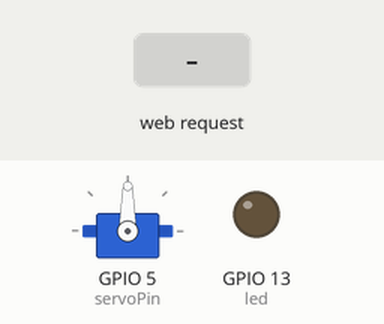
The sketch below on a simulated ESP8266 (NodeMCU). Parts: servo, output pins drawn as LEDs (lit = HIGH). The inputs (shaded band) are chosen by the test bench. WiFi joins after 1.5 s; servers stay silent unless stated; what the sketch prints to the serial monitor is not drawn.

Above: at 7.7 s.
7.8 s: HTTP request GET /press1 received
At 11.75 s:
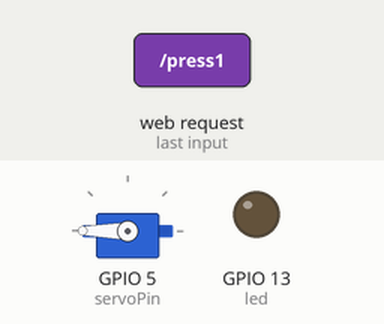
13.3 s: HTTP request GET /press0 received
At 18.05 s:
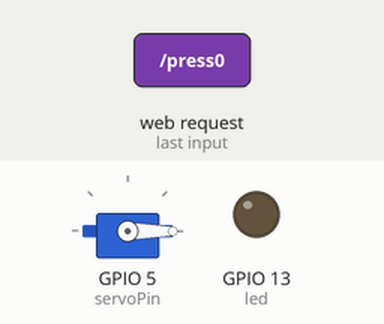
Timing chart, 0 to 19.6 s (numbered marks = the images above; inputs shaded):
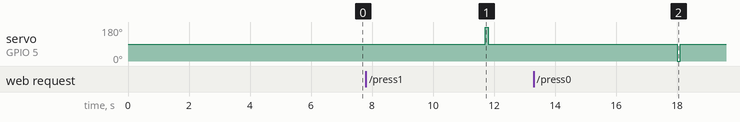

Measured:
- after the input at 7.8 s, servo on GPIO 5 (servoPin): 90° → 180° after 3.9 s, → 90° 0.10 s later
- after the input at 13.3 s, servo on GPIO 5 (servoPin): 90° → 0° after 4.7 s, → 90° 0.10 s later

The sketch:

Node.ino
```cpp
#include <Servo.h>
#include <ESP8266WiFi.h>
#include <ESP8266WebServer.h>
#include <ESP8266mDNS.h>
#include <ESP8266HTTPClient.h>
#include <WiFiClient.h>


#ifndef STASSID
#define STASSID "IU PublicNet"
#define STAPSK NULL
#endif

const char* ssid = STASSID;
const char* pass = STAPSK;
const uint8_t servoPin = 5;
const int led = 13;
bool debug = false;
int httpCode;
int floor_code;
String payload;

Servo servo;
ESP8266WebServer server(80);
HTTPClient http;
WiFiClient wifi;


void handleRoot() {
  digitalWrite(led, 1);
  server.send(200, "text/plain", "root\r\n");
  digitalWrite(led, 0);
}

void handleNotFound() {
  digitalWrite(led, 1);
  String message = "File Not Found\n\n";
  message += "URI: ";
  message += server.uri();
  message += "\nMethod: ";
  message += (server.method() == HTTP_GET) ? "GET" : "POST";
  message += "\nArguments: ";
  message += server.args();
  message += "\n";
  for (uint8_t i = 0; i < server.args(); i++) {
    message += " " + server.argName(i) + ": " + server.arg(i) + "\n";
  }
  server.send(404, "text/plain", message);
  digitalWrite(led, 0);
}

void reset_servo(void){
  servo.write(90);
}

void press_button(int floor){
  Serial.print("BUTTON CALLED\n");
  servo.write(floor*180);
  delay(100);
  reset_servo();
}

void press_up(){
  server.send(200, "text/plain", "Going Up!\r\n");
  press_button(1);
  delay(1000);
}
void press_down(){
  server.send(200, "text/plain", "Going Down!\r\n");
  press_button(0);
  delay(1000);
}

void setup() {
  // put your setup code here, to run once:
  pinMode(led, OUTPUT);
  digitalWrite(led, 0);
  Serial.begin(115200);
  Serial.print("MAC: ");
  Serial.println(WiFi.macAddress());
  WiFi.mode(WIFI_STA);
  WiFi.begin(ssid, pass);

  while (WiFi.status() != WL_CONNECTED) {
    delay(500);
    Serial.print(".");
  }
  Serial.println("");
  Serial.print("Connected to ");
  Serial.println(ssid);
  Serial.print("IP address: ");
  Serial.println(WiFi.localIP());

  if (MDNS.begin("esp8266")) {
    Serial.println("MDNS responder started");
  }

  server.on("/", handleRoot);
  server.on("/press1", press_up);
  server.on("/press0", press_down);
  server.onNotFound(handleNotFound);
  server.begin();
  http.begin(wifi, "http://ec2-18-219-245-250.us-east-2.compute.amazonaws.com/getCall");
  Serial.println("HTTP server started");
  servo.attach(servoPin);
  servo.write(90);
  delay(5000);

}

void loop() {
  server.handleClient();
  MDNS.update();
  if (!debug){
    httpCode = http.GET();
    if (httpCode > 0){
      Serial.print("HTTP CODE:");
      Serial.println(httpCode);
      payload = http.getString();
      Serial.println(payload);
      floor_code = payload.toInt();
      if (floor_code == -1){
        Serial.println("No Waiting calls");
      }
      if(floor_code == 0){
        Serial.println("DOWN BUTTON PRESSED");
        press_down();
      }
      if(floor_code == 1){
        Serial.println("UP BUTTON PRESSED");
        press_up();
      }
      else{
        Serial.print("FLOOR ");
        Serial.println(floor_code);
      }
    }
    delay(5000);
  }
}
```
